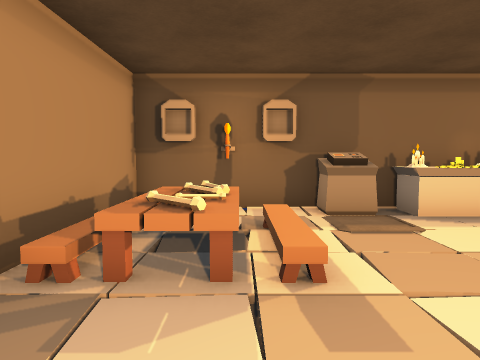
view 1 (above)

15 first-person views from a walk through a 3-D level made in the Unity game engine. The camera is 1.2 m above the floor, tilts 4° down and sees 70° across. The floor is counted in squares, 1 m on a side. Each view is taken from the middle of a square. On the plan, view 1 faces up. The plan holds only what a view shows up to about 14 squares ahead; the rest is blank. The player character is not drawn.

view 2
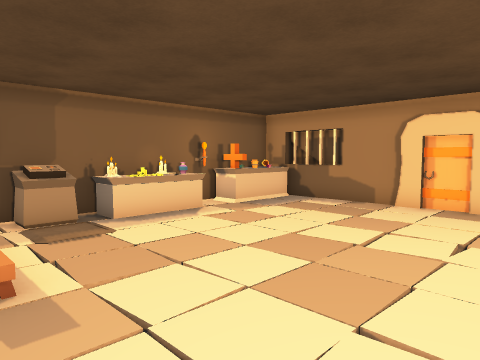

view 3
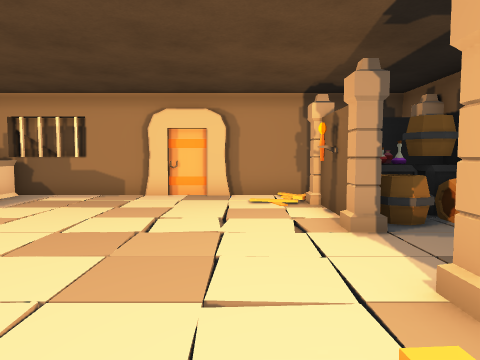

view 4
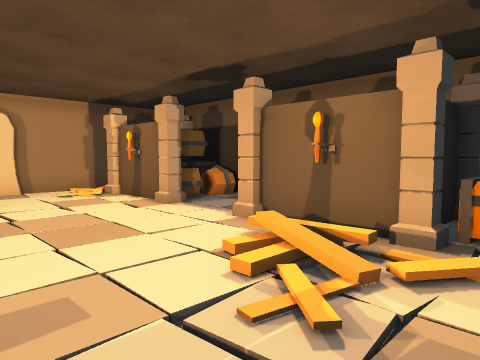

view 5
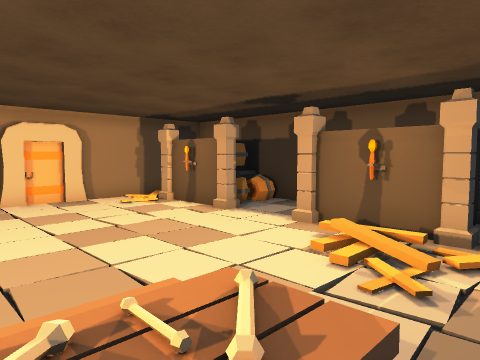

view 6
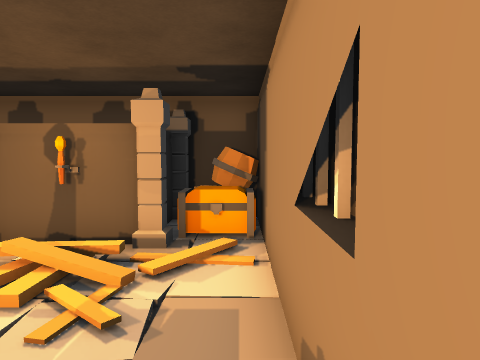

view 7
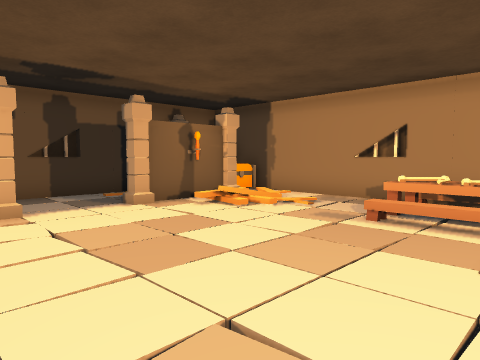

view 8
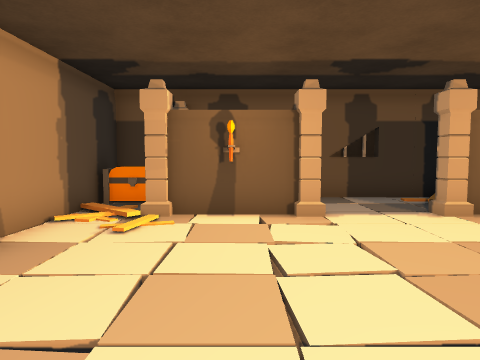

view 9
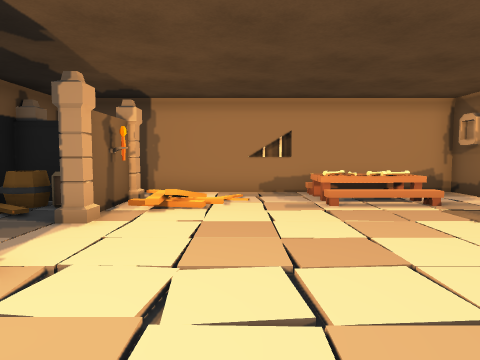

view 10
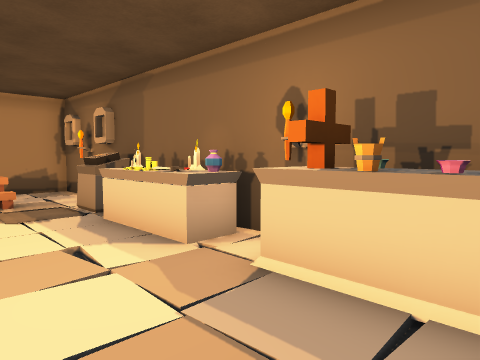

view 11
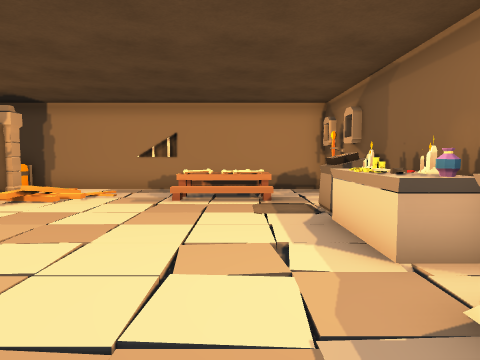

view 12
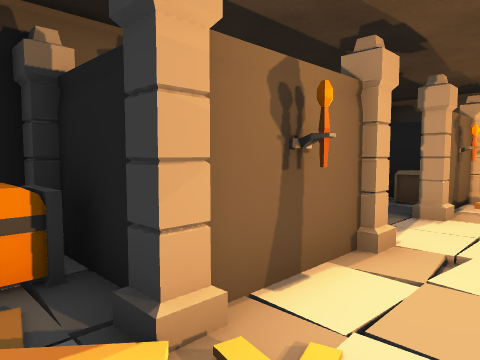

view 13
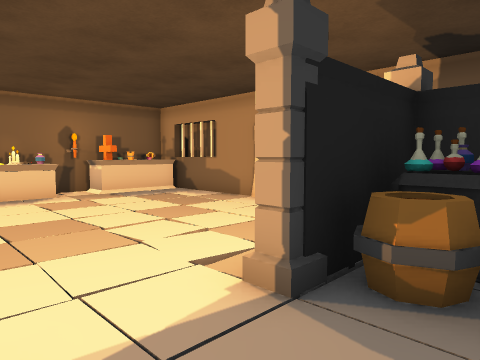

view 14
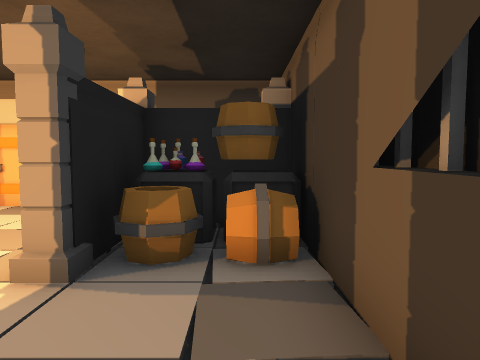

view 15
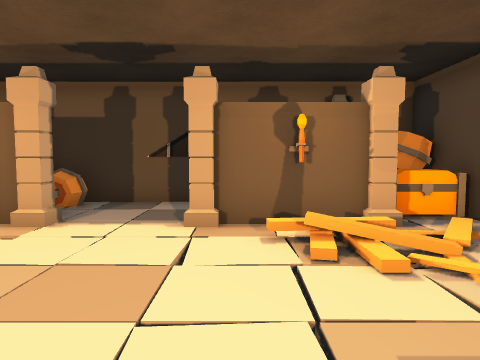

### Floor plan
Key: @ floor where view 1 was taken; # wall or solid block; . floor; / step, stairs or slope; T table; B bones; A vase; P pillar; R barrel; I potion; C chest; O other object.
Columns run from 3 left of view 1 to 11 right of it. Each row starts with its distance up from view 1.
  8 ###############
  7 #....OOOOA.OOO#
  6 #/OT..........#
  5 #/BB..........#
  4 #/BB..........#
  3 #/TB..........#
  2 #.............#
  1 #.//..........#
  0 #..@/.........#
 -1 #////......///#
 -2 #/PP##P..P##P/#
 -3 #CC#O....RII..#
 -4 #RO#R....RRRCC#
 -5 ##########O#P##

Positions as (right, up) in squares from view 1, and headings:
1: (0, 0), facing up
2: (0, -1), facing up-right
3: (0, 0), facing right
4: (-2, 3), facing down-right
5: (-2, 5), facing down-right
6: (-2, 4), facing down
7: (7, 6), facing down-left
8: (7, 5), facing down
9: (9, 1), facing left
10: (10, 4), facing up-left
11: (10, 5), facing left
12: (10, 0), facing down-left
13: (3, -4), facing up-right
14: (2, -4), facing right
15: (2, 4), facing down
